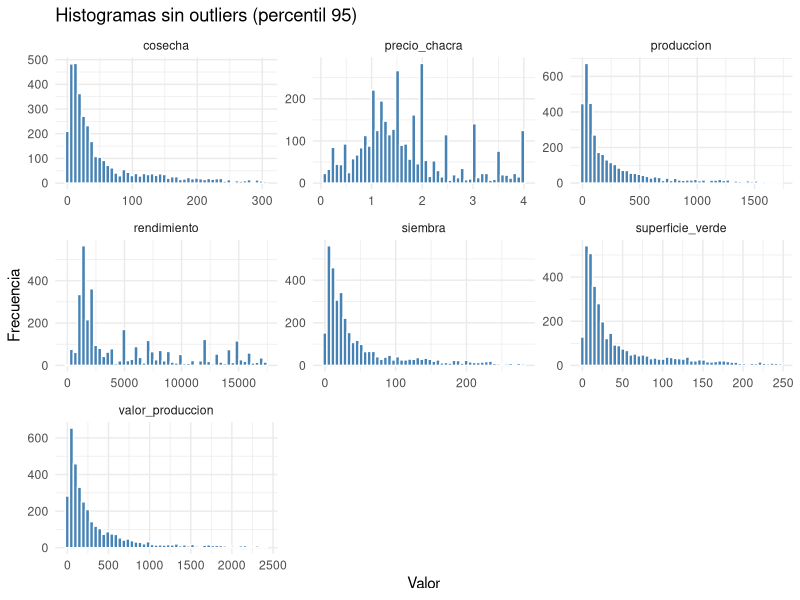
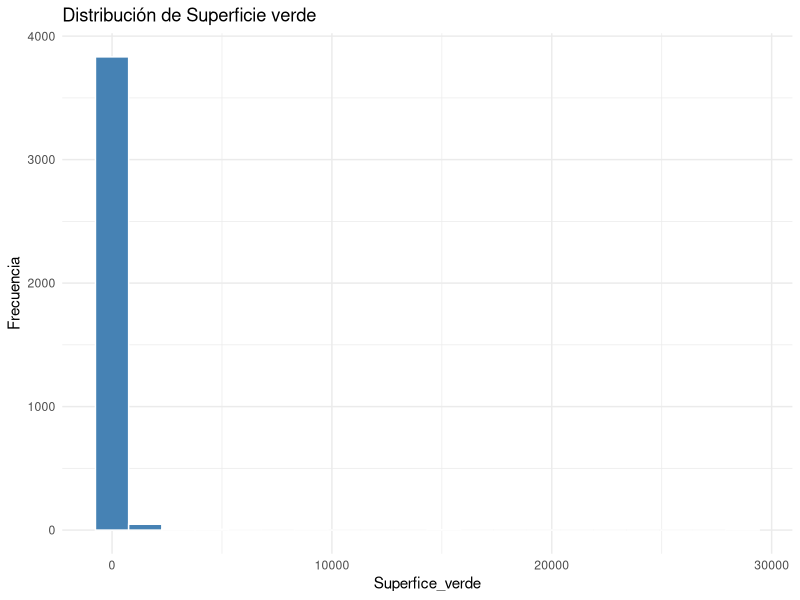
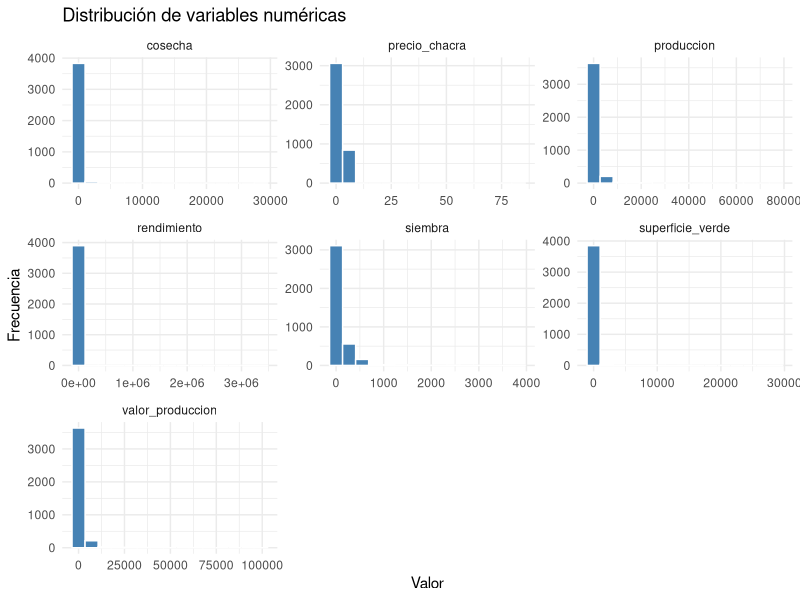
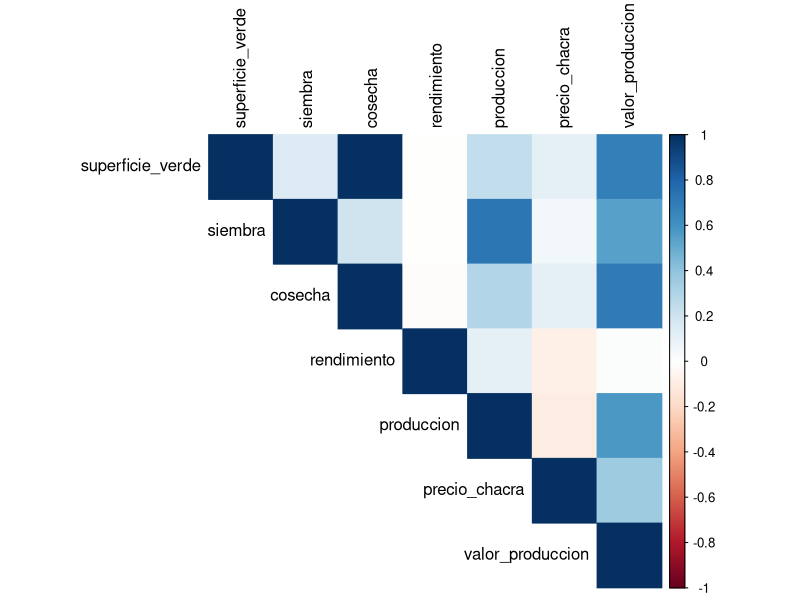

Write R code to recreate these figures, in order.
## ---- chunk 1
# Cargar librerías necesarias
library(skimr)
library(tidyverse)
library(ggplot2)
library(knitr)
library(corrplot)

# Leer el CSV
produccion_cusco <- read_csv("produccion_cusco.csv")

# Verificar estructura de los datos
glimpse(produccion_cusco)
summary(produccion_cusco)
## ---- chunk 2
str(produccion_cusco)
## ---- chunk 3
skim(produccion_cusco)
## ---- chunk 4
# Calcular medias, medianas, desviaciones estándar
produccion_cusco %>%
  select(superficie_verde, siembra, cosecha, rendimiento,
         produccion, precio_chacra, valor_produccion) %>%
  summary()

## ---- chunk 5
# Filtrar por percentil 95 (elimina extremos sin perder mucho info)
produccion_cusco %>%
  select(superficie_verde, siembra, cosecha, rendimiento,
         produccion, precio_chacra, valor_produccion) %>%
  pivot_longer(cols = everything(), names_to = "Variable", values_to = "Valor") %>%
  group_by(Variable) %>%
  filter(Valor <= quantile(Valor, 0.90)) %>%  # corte al 95%
  ggplot(aes(x = Valor)) +
  geom_histogram(bins = 50, fill = "steelblue", color = "white") +
  facet_wrap(~ Variable, scales = "free", ncol = 3) +
  theme_minimal() +
  labs(title = "Histogramas sin outliers (percentil 95)",
       x = "Valor", y = "Frecuencia")
## ---- chunk 6
ggplot(produccion_cusco, aes(x = superficie_verde)) +
  geom_histogram(bins =20, fill = "steelblue", color = "white") +
  labs(title = "Distribución de Superficie verde ", x = "Superfice_verde", y = "Frecuencia") +
  theme_minimal()
## ---- chunk 7
# Histograma por variable
produccion_cusco %>%
  select(superficie_verde, siembra, cosecha, rendimiento,
         produccion, precio_chacra, valor_produccion) %>%
  pivot_longer(cols = everything(), names_to = "Variable", values_to = "Valor") %>%
  ggplot(aes(x = Valor)) +
  geom_histogram(bins = 15, fill = "steelblue", color = "white") +
  facet_wrap(~ Variable, scales = "free", ncol = 3) +
  theme_minimal() +
  labs(title = "Distribución de variables numéricas",
       x = "Valor", y = "Frecuencia")

## ---- chunk 8
# Seleccionar variables numéricas
datos_numericos <- produccion_cusco %>%
  select(superficie_verde, siembra, cosecha, rendimiento,
         produccion, precio_chacra, valor_produccion)

# Calcular correlación
correlacion <- cor(datos_numericos, use = "complete.obs")

# Mostrar matriz
corrplot(correlacion, method = "color", type = "upper", tl.col = "black")

